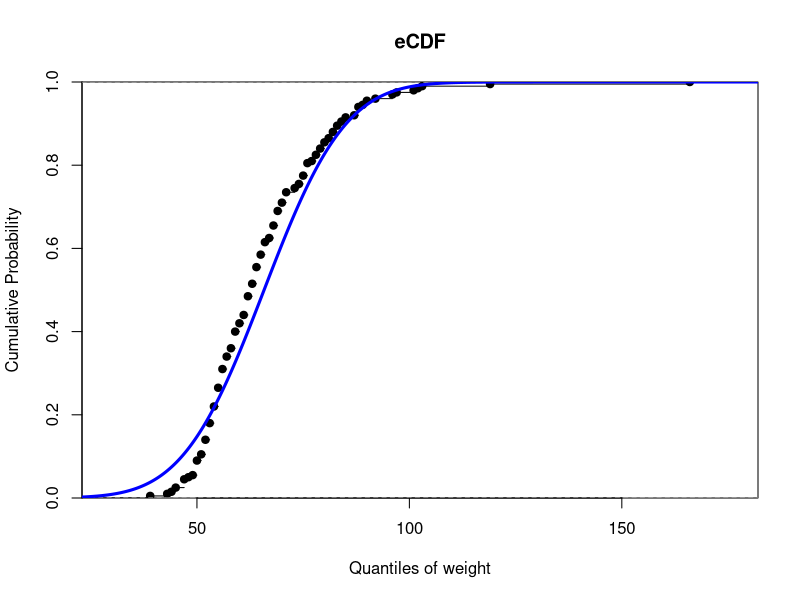
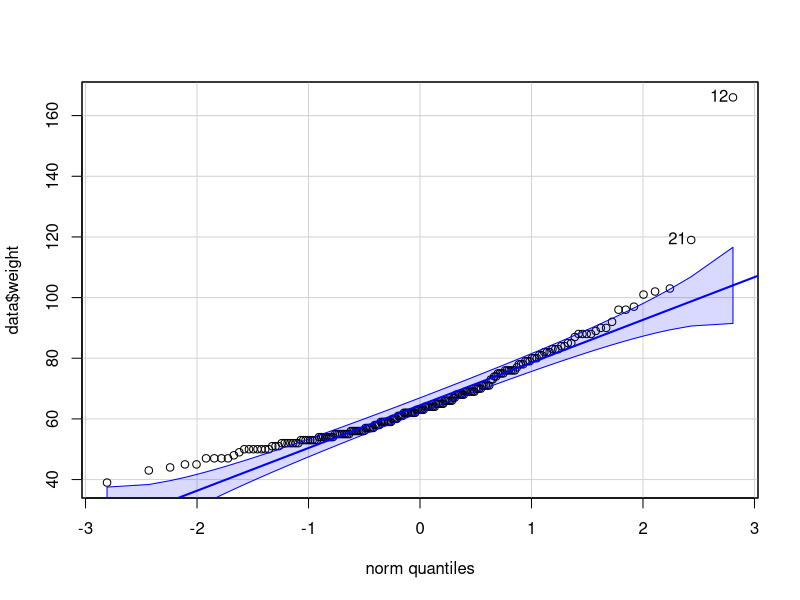
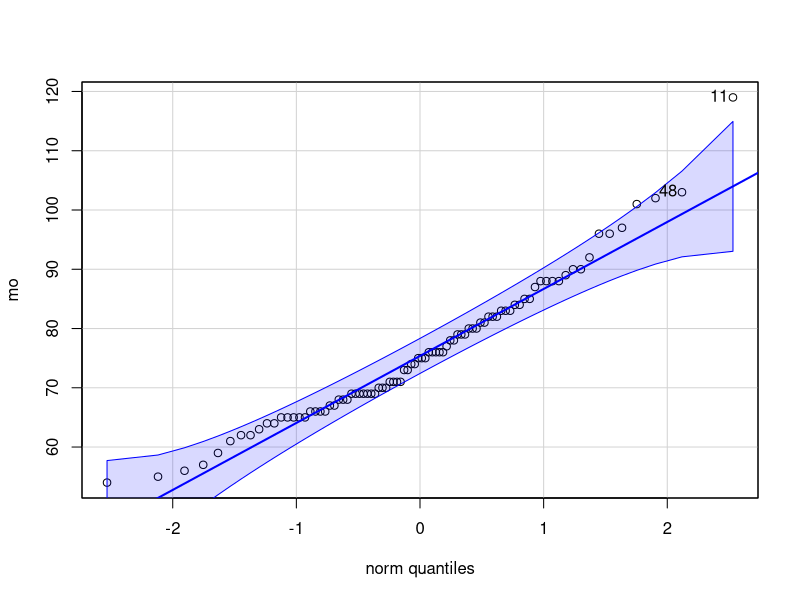
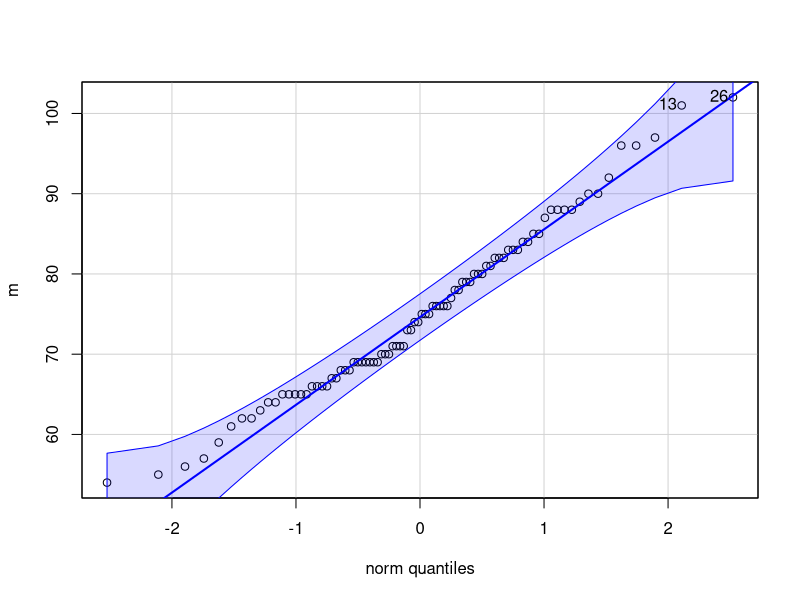
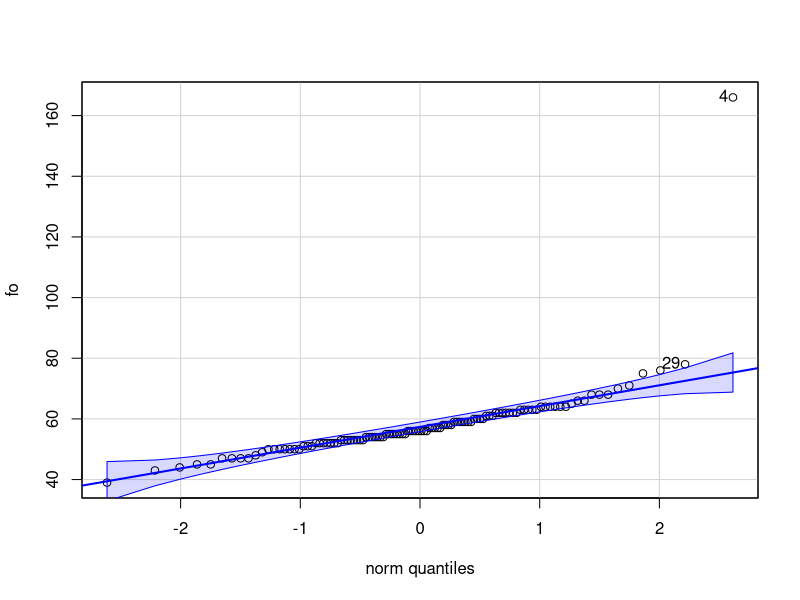
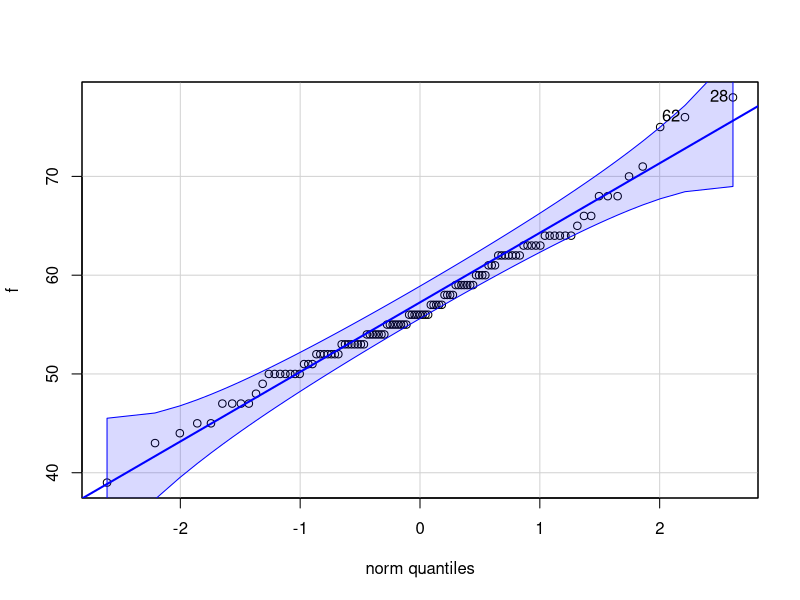
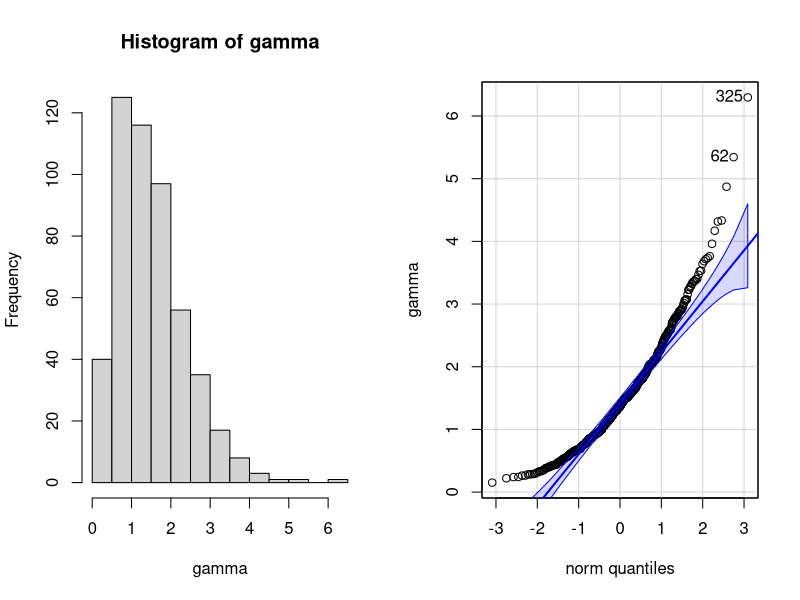
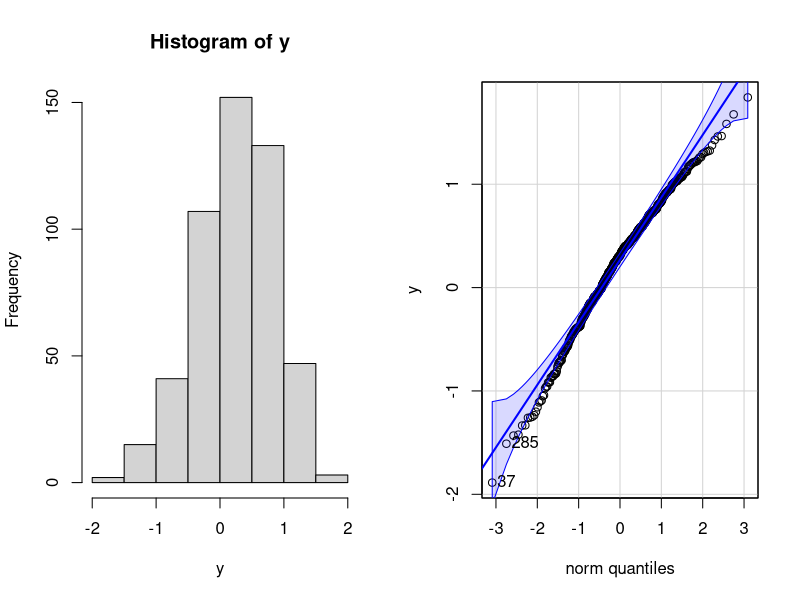

Here is the R script that generated these plots, in order:
## ---- chunk 1
# install.packages("car") - run this code if you do not have car" package installed
library(car) 
data <- Davis
## ---- chunk 2
quantile(data$weight)
q <- unname(quantile(data$weight)) # unname() removes names and gives the vector of quantile values that we use below

iqr <- q[4] - q[2] # or use IQR(data$weight) instead
upper_limit <- q[4] + 1.5 * iqr # values above this limit are outliers
upper_limit
d <- data[which(!data$weight > upper_limit), ] # d is our data frame without outliers; we will use it further in this practicum
## ---- chunk 3
plot(ecdf(data$weight), xlab = "Quantiles of weight", ylab = "Cumulative Probability", main = "eCDF", yaxs = "i")

x <- seq(20, 200, 0.1)
cdf <- pnorm(x, mean(data$weight), sd(data$weight))

lines(x = x, y = cdf, col = "blue", lwd = 3)
## ---- chunk 4
qqPlot(data$weight) # package "car", plot with confidence interval
## ---- chunk 5
shapiro.test(data$weight)

# let's test weights (with and w/o outliers) for males 
male <- data[which(data$sex == "M"),] # males with outliers
mo <- male$weight
shapiro.test(mo)

male <- d[which(d$sex == "M"),] # males w/o outliers 
m <- male$weight
shapiro.test(m)

qqPlot(mo)
qqPlot(m)

# let's test weights (with and w/o outliers) for females 
female <- data[which(data$sex == "F"),]
fo <- female$weight
shapiro.test(fo)

female <- d[which(d$sex == "F"),]
f <- female$weight
shapiro.test(f)

qqPlot(fo)
qqPlot(f)
## ---- chunk 6
ks.test(data$weight, "pnorm", mean(data$weight), sd(data$weight)) # with outliers
ks.test(d$weight, "pnorm", mean(d$weight), sd(d$weight)) # w/o ouliers

ks.test(mo, "pnorm", mean(mo), sd(mo))
ks.test(m, "pnorm", mean(m), sd(m))

ks.test(fo, "pnorm", mean(fo), sd(fo))
ks.test(f, "pnorm", mean(f), sd(f))
## ---- chunk 7
test <- ks.test(f, "pnorm", mean(f), sd(f))
test
test$p.value
round(test$p.value, digits = 3)
## ---- chunk 8
set.seed(500)
shape <- 3
scale <- 2
gamma <- rgamma(500, shape, scale)

par(mfrow = c(1,2))
hist(gamma)
qqPlot(gamma) #library(car)

y <- log(gamma) # log transformation
hist(y)
qqPlot(y) #library(car)

par(mfrow = c(1,1))

shapiro.test(gamma)
shapiro.test(y)
## ---- chunk 9
#install.packages("e1071")
library(e1071) 
skew.score <- function(c, x) (skewness(log(x + c)))^2
coef <- optimise(skew.score, c(0, 20), x = gamma)$minimum
y <- log(gamma + coef)
coef

par(mfrow = c(1,2))
hist(y)
qqPlot(y) #library(car)
par(mfrow = c(1,1))
shapiro.test(y)
## ---- chunk 10
ks.test(gamma, y)
## ---- chunk 11
x <- c(8.11, 8.11, 8.09, 8.08, 8.06, 8.02, 7.99, 7.99, 7.97, 7.95, 7.92, 7.92, 7.92, 7.89, 7.87, 7.84, 7.79, 7.79, 7.77, 7.76, 7.72, 7.71, 7.66, 7.62, 7.61, 7.59, 7.55, 7.53, 7.50, 7.50, 7.42, 7.38, 7.38, 7.26, 7.25, 7.08, 6.96, 6.84, 6.55) # London Olympic 2012, men jumps

y <- x^10 # power transformation

par(mfrow = c(1,2))
hist(x)
qqPlot(x)

hist(y)
qqPlot(y)
par(mfrow = c(1,1))
shapiro.test(x)
shapiro.test(y)

ks.test(x, y)
## ---- chunk 12
lambda <- 4
x <- rpois(20, lambda)

par(mfrow = c(1,1))
#hist(x)
qqPlot(x) #library(car)
## ---- chunk 13
x1 <- c(200,202,194,188,166,196,180,188,180,210)
x2 <- c(197,204,167,192,166,190,176,182,180,202)
x <- x2 - x1
length(x)
sum(x < 0)
binom.test(x = 6, n = 10, p = 0.5, alternative = "greater") # Performs an exact test of a simple null hypothesis about the probability of success. We use "greater" because we ask what the probability would be if we had 6 and more successes
## ---- chunk 14
x <- c(60, 58, 59, 61, 67)
y <- c(83, 60, 75, 71, 91, 82, 84)
wilcox.test(x, y, correct = FALSE)        
## ---- chunk 15
x <- c(0.80, 0.83, 1.89, 1.04, 1.45, 1.38, 1.91, 1.64, 0.73, 1.46)
y <- c(1.15, 0.88, 0.90, 0.74, 1.21)
wilcox.test(x, y, alternative = "greater")        
## ---- chunk 16
x1 <- c(125.3, 101, 117.2, 133.7, 96.4, 124.5, 118.7, 106.2, 116.3, 120.2, 125, 128.8)
x2 <- c(127.3, 120.2, 126.2, 125.4, 115.1, 118.5, 135.5, 118.2, 122.9, 120.1, 120.8, 130.7)

wilcox.test(x2, x1, paired = T, alternative = "greater")
# or
wilcox.test(x2 - x1, alternative = "greater")
## ---- chunk 17
x <- c(2.9, 3.0, 2.5, 2.6, 3.2) # normal subjects
y <- c(3.8, 2.7, 4.0, 2.4, 3.0) # with obstructive airway disease
z <- c(2.8, 3.4, 3.7, 2.2, 2.0) # with asbestosis
kruskal.test(list(x, y, z))
## ---- chunk 18
w <- c(2.2, 1.8, 2.1, 1.5, 1.5) # lung cancer subjects
kruskal.test(list(x, y, z, w))
